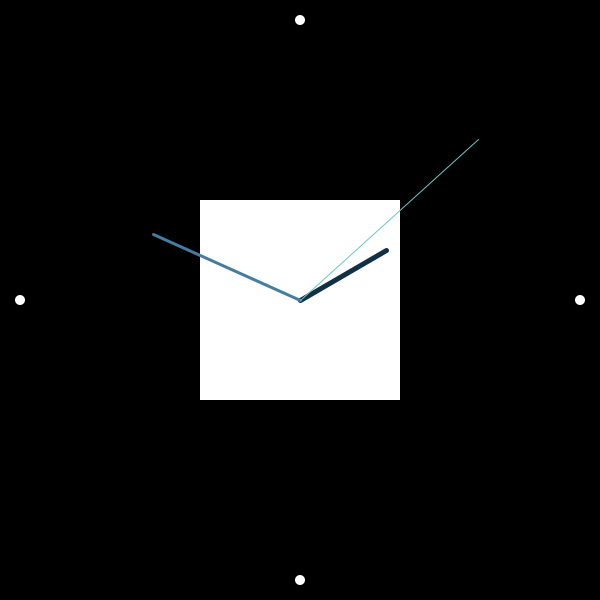
Frame 1 (no input)
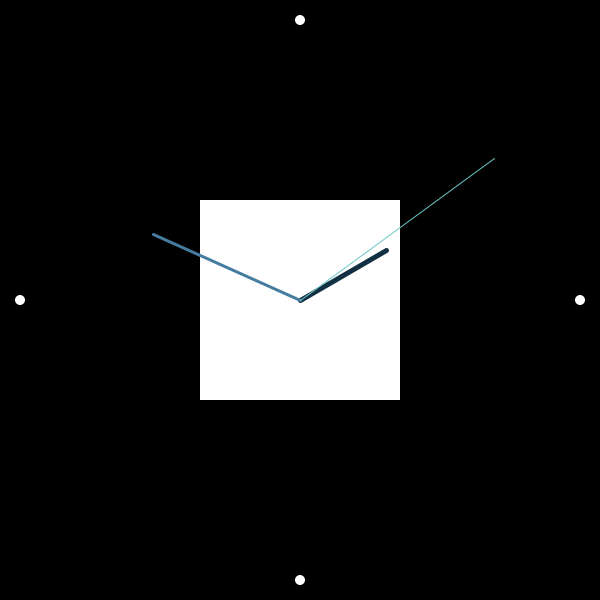
Frame 60 (the mouse pressed at the canvas centre just before this capture)
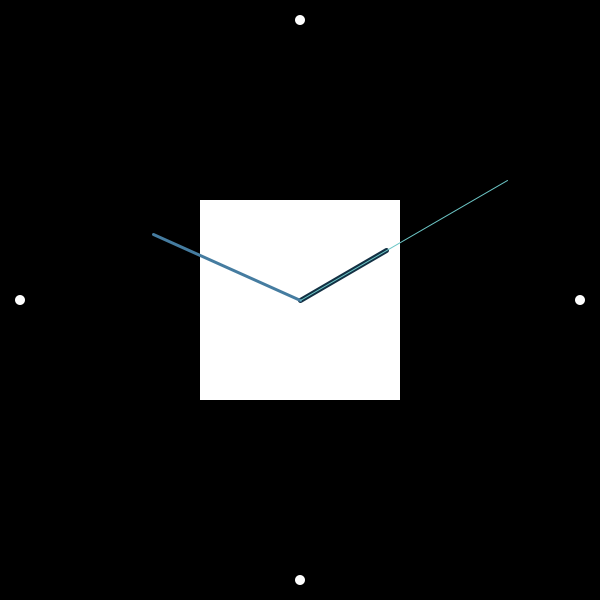
Frame 120 (the mouse held since frame 60 and released just before this capture)

The Processing sketch that drew these frames (run headless with seeded random() and noise(); from frame 60 on, the mouse is pressed at the canvas centre):

// Processing sketch: processing_40750
// ── processing_40750.pde

int hours;
int minutes;
int seconds;

void setup() {
  size(600, 600);
  background(0);
  strokeCap(ROUND);
  smooth();

}

void draw() {
  
 hours = hour();
 minutes = minute();
 seconds = second();

 println(hours + " " + minutes + " " + seconds);

  if(hours > 12) {
      hours -= 12;
  }

 if(hours < 7) {
    fill(255);
    background(0);
    noStroke();
    ellipse(300, 20, 10, 10);
    ellipse(580, 300, 10, 10);
    ellipse(300, 580, 10, 10);
    ellipse(20, 300, 10, 10);
 } else if(hours > 20) {
    fill(255);
    background(0);
    noStroke();
    ellipse(300, 20, 10, 10);
    ellipse(580, 300, 10, 10);
    ellipse(300, 580, 10, 10);
    ellipse(20, 300, 10, 10);
 } else {
    fill(247, 247, 25);
    background(67, 177, 247); 
    noStroke();  
    ellipse(300, 20, 10, 10);
    ellipse(580, 300, 10, 10);
    ellipse(300, 580, 10, 10);
    ellipse(20, 300, 10, 10);
 }

 noStroke();
 rect(200, 200, 200, 200);

  translate(300, 300);
  rotate(radians(90));
  noFill();

 //hour
 strokeWeight(5);
 stroke(18, 48, 67);
 pushMatrix();
 rotate(radians(30 * hours));
 line(0, 0, -100, 0);
 popMatrix();

 //minute
 strokeWeight(3);
 stroke(69, 124, 160);
 pushMatrix();
 rotate(radians(6 * minutes));
 line(0, 0, -160, 0);
 popMatrix();

 //second
 strokeWeight(1);
 stroke(108, 198, 198);
 pushMatrix();
 rotate(radians(6 * seconds));
 line(0, 0, -240, 0);
 popMatrix();

}
